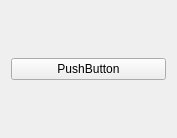
<?xml version="1.0" encoding="UTF-8"?>
<ui version="4.0">
 <class>OpenButton</class>
 <widget class="QWidget" name="OpenButton">
  <property name="geometry">
   <rect>
    <x>0</x>
    <y>0</y>
    <width>177</width>
    <height>138</height>
   </rect>
  </property>
  <property name="windowTitle">
   <string>Form</string>
  </property>
  <layout class="QVBoxLayout" name="verticalLayout">
   <item>
    <widget class="QPushButton" name="pushButton">
     <property name="text">
      <string>PushButton</string>
     </property>
    </widget>
   </item>
  </layout>
 </widget>
 <resources/>
 <connections/>
</ui>
